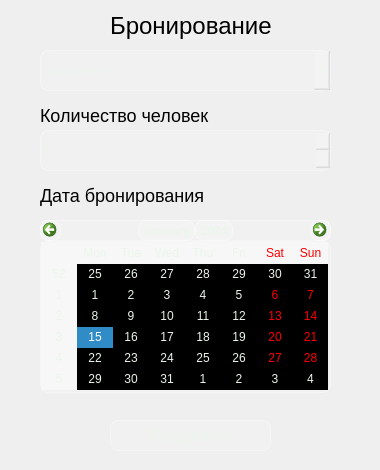
<?xml version="1.0" encoding="UTF-8"?>
<ui version="4.0">
 <class>Dialog</class>
 <widget class="QDialog" name="Dialog">
  <property name="geometry">
   <rect>
    <x>0</x>
    <y>0</y>
    <width>380</width>
    <height>470</height>
   </rect>
  </property>
  <property name="windowTitle">
   <string>Dialog</string>
  </property>
  <property name="styleSheet">
   <string notr="true">background-color: qlineargradient(spread:pad, x1:1, y1:1, x2:0, y2:0,
    stop:0 rgba(20, 65, 30, 255),
    stop:0.427447 rgba(35, 95, 55, 235),
    stop:1 rgba(110, 160, 90, 255));</string>
  </property>
  <widget class="QLabel" name="label">
   <property name="geometry">
    <rect>
     <x>110</x>
     <y>10</y>
     <width>161</width>
     <height>31</height>
    </rect>
   </property>
   <property name="styleSheet">
    <string notr="true">background-color: none;
font-size: 24px;</string>
   </property>
   <property name="text">
    <string>Бронирование</string>
   </property>
  </widget>
  <widget class="QComboBox" name="comboBox">
   <property name="geometry">
    <rect>
     <x>40</x>
     <y>50</y>
     <width>291</width>
     <height>41</height>
    </rect>
   </property>
   <property name="styleSheet">
    <string notr="true">background-color: rgba(255, 255, 255, 0.15);
color: rgb(235, 245, 235);
border: 1px solid rgba(255, 255, 255, 0.35);
border-radius: 8px</string>
   </property>
   <property name="placeholderText">
    <string>Выберите тур:</string>
   </property>
  </widget>
  <widget class="QSpinBox" name="spinBox">
   <property name="geometry">
    <rect>
     <x>40</x>
     <y>130</y>
     <width>291</width>
     <height>41</height>
    </rect>
   </property>
   <property name="styleSheet">
    <string notr="true">background-color: rgba(255, 255, 255, 0.15);
color: rgb(235, 245, 235);
border: 1px solid rgba(255, 255, 255, 0.35);
border-radius: 8px</string>
   </property>
  </widget>
  <widget class="QLabel" name="label_2">
   <property name="geometry">
    <rect>
     <x>40</x>
     <y>100</y>
     <width>201</width>
     <height>31</height>
    </rect>
   </property>
   <property name="styleSheet">
    <string notr="true">background-color: none;
font-size: 18px;</string>
   </property>
   <property name="text">
    <string>Количество человек</string>
   </property>
  </widget>
  <widget class="QLabel" name="label_3">
   <property name="geometry">
    <rect>
     <x>40</x>
     <y>180</y>
     <width>201</width>
     <height>31</height>
    </rect>
   </property>
   <property name="styleSheet">
    <string notr="true">background-color: none;
font-size: 18px;</string>
   </property>
   <property name="text">
    <string>Дата бронирования</string>
   </property>
  </widget>
  <widget class="QCalendarWidget" name="calendarWidget">
   <property name="geometry">
    <rect>
     <x>40</x>
     <y>220</y>
     <width>291</width>
     <height>173</height>
    </rect>
   </property>
   <property name="styleSheet">
    <string notr="true">background-color: rgba(255, 255, 255, 0.15);
color: rgb(235, 245, 235);
border: 1px solid rgba(255, 255, 255, 0.35);
border-radius: 8px;</string>
   </property>
  </widget>
  <widget class="QPushButton" name="pushButton_Login">
   <property name="geometry">
    <rect>
     <x>110</x>
     <y>420</y>
     <width>161</width>
     <height>31</height>
    </rect>
   </property>
   <property name="styleSheet">
    <string notr="true">background-color: rgba(255, 255, 255, 0.15);
color: rgb(235, 245, 235);
border: 1px solid rgba(255, 255, 255, 0.35);
border-radius: 8px;
font-size: 16px;</string>
   </property>
   <property name="text">
    <string>Сохранить</string>
   </property>
  </widget>
 </widget>
 <resources/>
 <connections/>
</ui>
